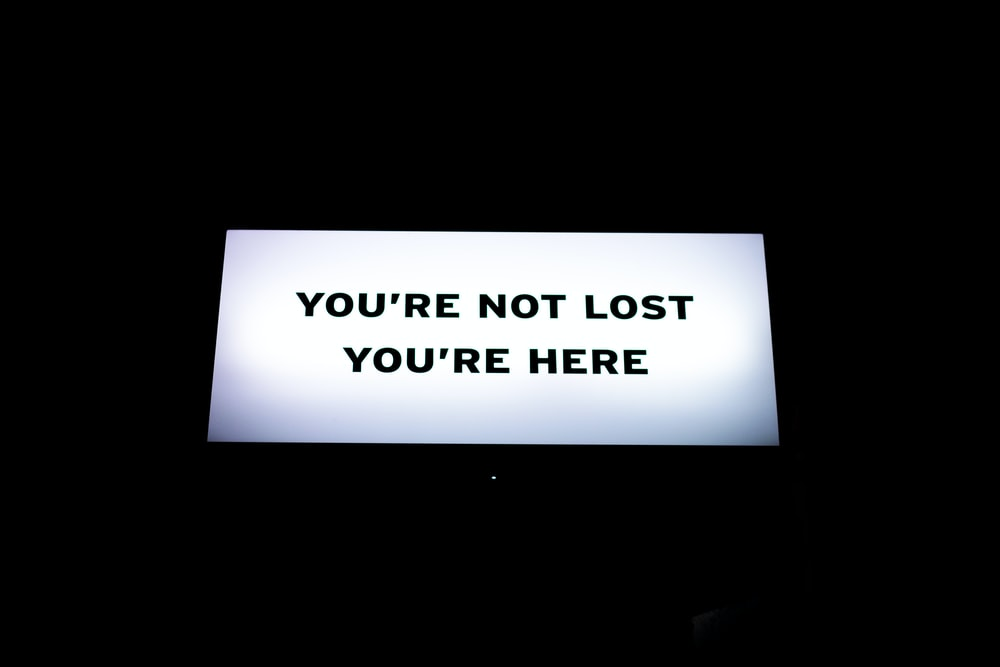
#> input picture input_images/sample.jpg, 1000 x 667 px
$ python -i main.py   (imports and definitions only)   (older library calls are emulated)
#> lines starting #> are read from the running program, lines starting #| are printed output that depends on the picture
from tkinter import *
from tkinter import filedialog
from PIL import ImageTk, Image
import cv2
import pytesseract

pytesseract.pytesseract.tesseract_cmd = 'C:\\Program Files\\Tesseract-OCR\\tesseract.exe'

# [2 lines not run here, left out]

# [1 line that did not run here, left out]
# [1 line that did not run here, left out]
# [1 line that did not run here, left out]
# [1 line not run here, left out]


def extract(path):
    Actual_image = cv2.imread(path)
    Sample_img = cv2.resize(Actual_image,(400,350))
    Image_ht,Image_wd,Image_thickness = Sample_img.shape
    Sample_img = cv2.cvtColor(Sample_img,cv2.COLOR_BGR2RGB)
    texts = pytesseract.image_to_data(Sample_img)
    mytext=""
    prevy=0
    for cnt,text in enumerate(texts.splitlines()):
        if cnt==0:
            continue
        text = text.split()
        if len(text)==12:
            x,y,w,h = int(text[6]),int(text[7]),int(text[8]),int(text[9])
            if(len(mytext)==0):
                prey=y
            if(prevy-y>=10 or y-prevy>=10):
                print(mytext)
                Label(root,text=mytext,font=('Times',15,'bold')).pack()
                mytext=""
            mytext = mytext + text[11]+" "
            prevy=y
    Label(root,text=mytext,font=('Times',15,'bold')).pack()

def show_extract_button(path):
    extractBtn= Button(root,text="Extract text",command=lambda: extract(path),bg="#2f2f77",fg="gray",pady=15,padx=15,font=('Times',15,'bold'))
    extractBtn.pack()

def upload():
    try:
        path=filedialog.askopenfilename()
#> the answer given: input_images/sample.jpg
        og_image=Image.open(path)
#> og_image is the input picture: PIL image 1000x667 RGB; mean R, G, B 37.6, 38.6, 40.2
        image= og_image.resize((200,200), Image.ANTIALIAS)
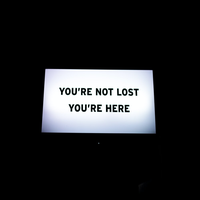
#> image: PIL image 200x200 RGB; mean R, G, B 37.7, 38.6, 40.2
        img=ImageTk.PhotoImage(image)
        uploaded_img.configure(image=img)
        uploaded_img.image=img
        show_extract_button(path)
    except:
        pass

# [1 line that did not run here, left out]
# [5 lines not run here, left out]

>>> result = upload()
